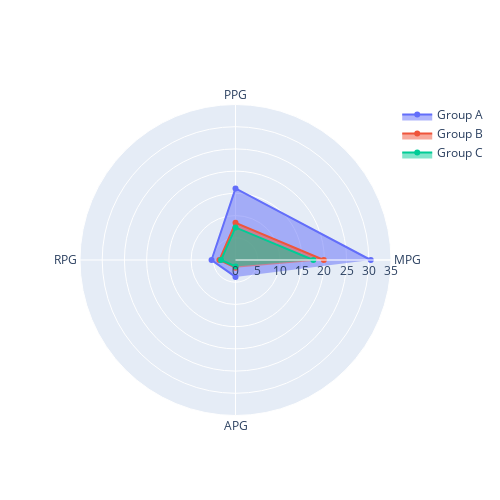

Here is the notebook cell this chart was saved with:
### Code cell
pg_categories = ['MPG','PPG', 'RPG', 'APG']
pg_fig = go.Figure()
pg_fig.add_trace(go.Scatterpolar(
    r = [30.44, 16.10, 5.39, 3.80],
    theta = pg_categories,
    fill='toself',
    name= 'Group A'
))

pg_fig.add_trace(go.Scatterpolar(
    r = [19.88,8.36,3.62,1.72],
    theta = pg_categories,
    fill='toself',
    name= 'Group B'
))

pg_fig.add_trace(go.Scatterpolar(
    r = [17.52,7.33,3.26,1.46],
    theta = pg_categories,
    fill='toself',
    name= 'Group C'
))

pg_fig.update_layout(
    polar=dict(
        radialaxis=dict(
          visible=True,
          range=[0,35]
        )),
    showlegend=True,
    width = 500,
    height = 500
)
    
pg_fig.show()

### Figure 1 — Plotly figure (JSON) as saved in the notebook; plotly's stock layout.template omitted (floating-point values rounded to 4 significant figures)
{"data": [{"fill": "toself", "name": "Group A", "r": [30.44, 16.1, 5.39, 3.8], "theta": ["MPG", "PPG", "RPG", "APG"], "type": "scatterpolar"}, {"fill": "toself", "name": "Group B", "r": [19.88, 8.36, 3.62, 1.72], "theta": ["MPG", "PPG", "RPG", "APG"], "type": "scatterpolar"}, {"fill": "toself", "name": "Group C", "r": [17.52, 7.33, 3.26, 1.46], "theta": ["MPG", "PPG", "RPG", "APG"], "type": "scatterpolar"}], "layout": {"height": 500, "polar": {"angularaxis": {"type": "category"}, "radialaxis": {"autorange": false, "range": [0, 35], "type": "linear", "visible": true}}, "showlegend": true, "width": 500}}
